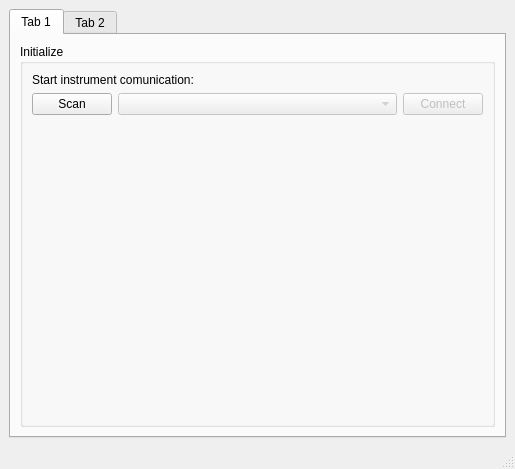
<?xml version="1.0" encoding="UTF-8"?>
<ui version="4.0">
 <class>MainWindow</class>
 <widget class="QMainWindow" name="MainWindow">
  <property name="geometry">
   <rect>
    <x>0</x>
    <y>0</y>
    <width>515</width>
    <height>469</height>
   </rect>
  </property>
  <property name="windowTitle">
   <string>MainWindow</string>
  </property>
  <widget class="QWidget" name="centralwidget">
   <layout class="QGridLayout" name="gridLayout">
    <item row="0" column="0">
     <widget class="QTabWidget" name="tabWidget">
      <widget class="QWidget" name="tab">
       <attribute name="title">
        <string>Tab 1</string>
       </attribute>
       <layout class="QGridLayout" name="gridLayout_2">
        <item row="0" column="0">
         <widget class="QGroupBox" name="groupBox">
          <property name="title">
           <string>Initialize</string>
          </property>
          <layout class="QVBoxLayout" name="verticalLayout">
           <item>
            <layout class="QVBoxLayout" name="verticalLayout_2">
             <item>
              <widget class="QLabel" name="label">
               <property name="text">
                <string>Start instrument comunication: </string>
               </property>
              </widget>
             </item>
             <item>
              <layout class="QHBoxLayout" name="horizontalLayout">
               <item>
                <widget class="QPushButton" name="scan_button">
                 <property name="sizePolicy">
                  <sizepolicy hsizetype="Fixed" vsizetype="Fixed">
                   <horstretch>0</horstretch>
                   <verstretch>0</verstretch>
                  </sizepolicy>
                 </property>
                 <property name="text">
                  <string>Scan</string>
                 </property>
                </widget>
               </item>
               <item>
                <widget class="QComboBox" name="scan_combobox">
                 <property name="enabled">
                  <bool>false</bool>
                 </property>
                </widget>
               </item>
               <item>
                <widget class="QPushButton" name="connect_button">
                 <property name="enabled">
                  <bool>false</bool>
                 </property>
                 <property name="sizePolicy">
                  <sizepolicy hsizetype="Fixed" vsizetype="Fixed">
                   <horstretch>0</horstretch>
                   <verstretch>0</verstretch>
                  </sizepolicy>
                 </property>
                 <property name="text">
                  <string>Connect</string>
                 </property>
                </widget>
               </item>
              </layout>
             </item>
            </layout>
           </item>
           <item>
            <spacer name="verticalSpacer">
             <property name="orientation">
              <enum>Qt::Vertical</enum>
             </property>
             <property name="sizeHint" stdset="0">
              <size>
               <width>20</width>
               <height>40</height>
              </size>
             </property>
            </spacer>
           </item>
          </layout>
         </widget>
        </item>
       </layout>
      </widget>
      <widget class="QWidget" name="tab_2">
       <attribute name="title">
        <string>Tab 2</string>
       </attribute>
      </widget>
     </widget>
    </item>
   </layout>
  </widget>
  <widget class="QMenuBar" name="menubar">
   <property name="geometry">
    <rect>
     <x>0</x>
     <y>0</y>
     <width>515</width>
     <height>22</height>
    </rect>
   </property>
  </widget>
  <widget class="QStatusBar" name="statusbar"/>
 </widget>
 <resources/>
 <connections/>
</ui>
